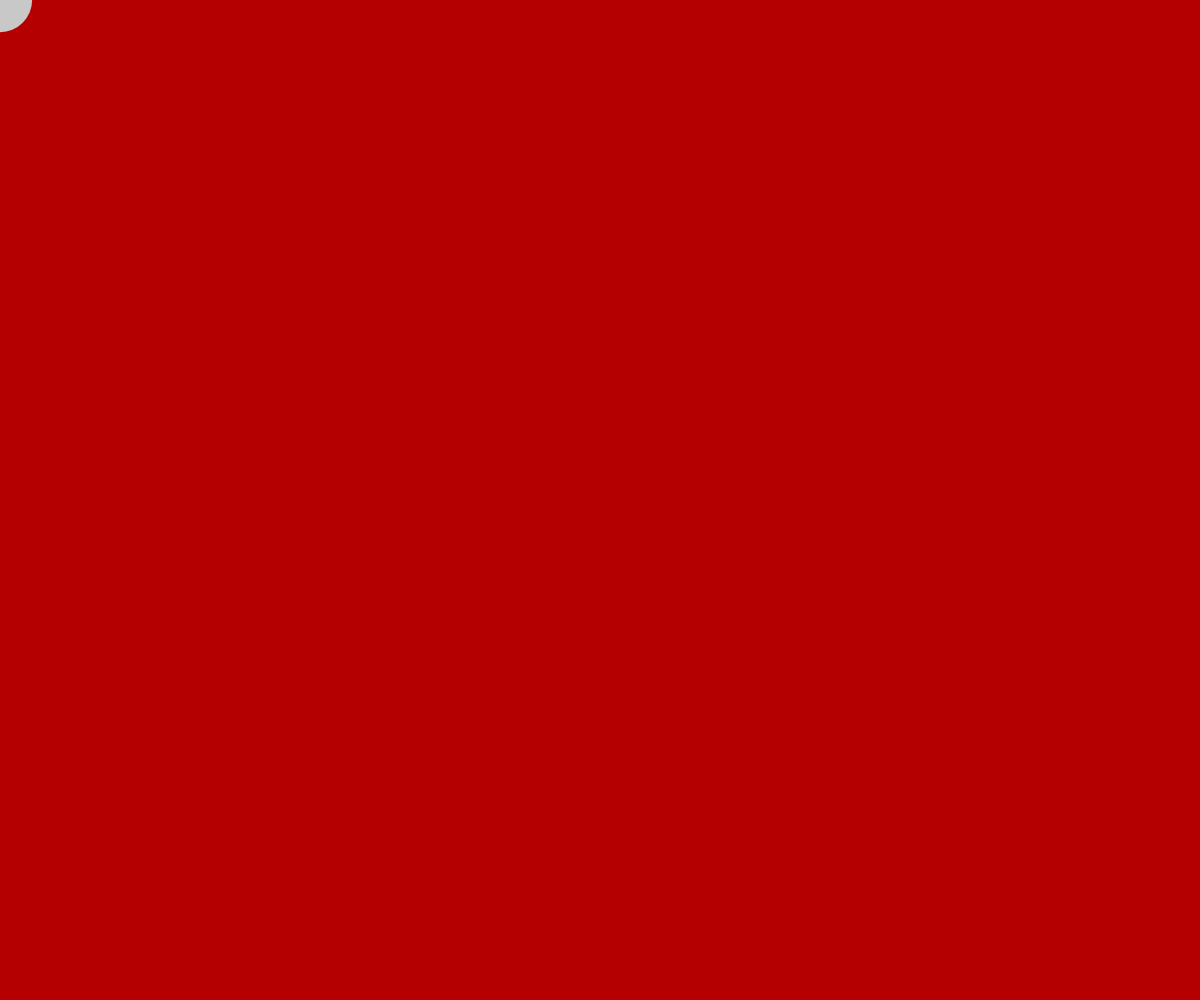
Frame 1 (no input)
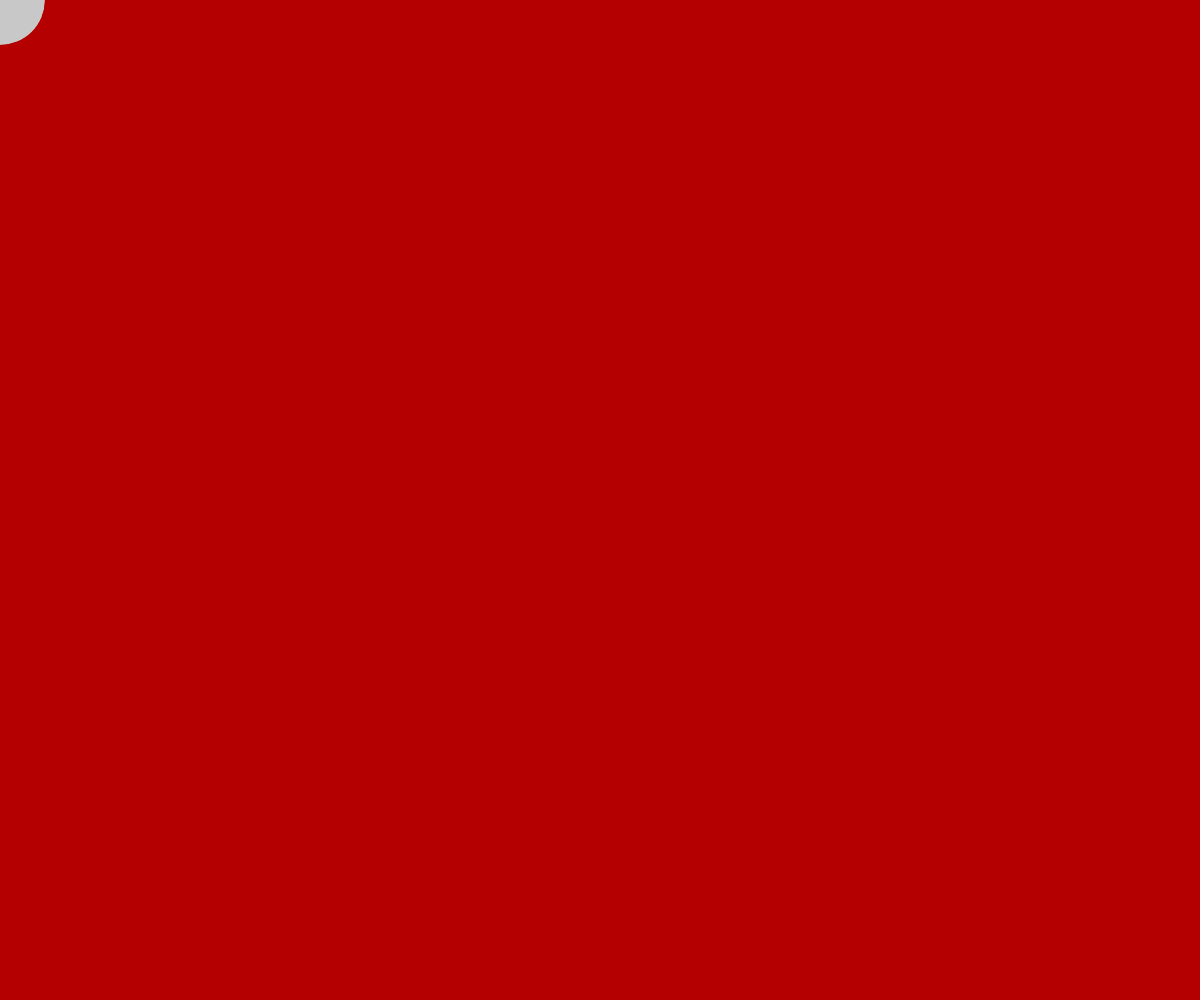
Frame 60 (no input)
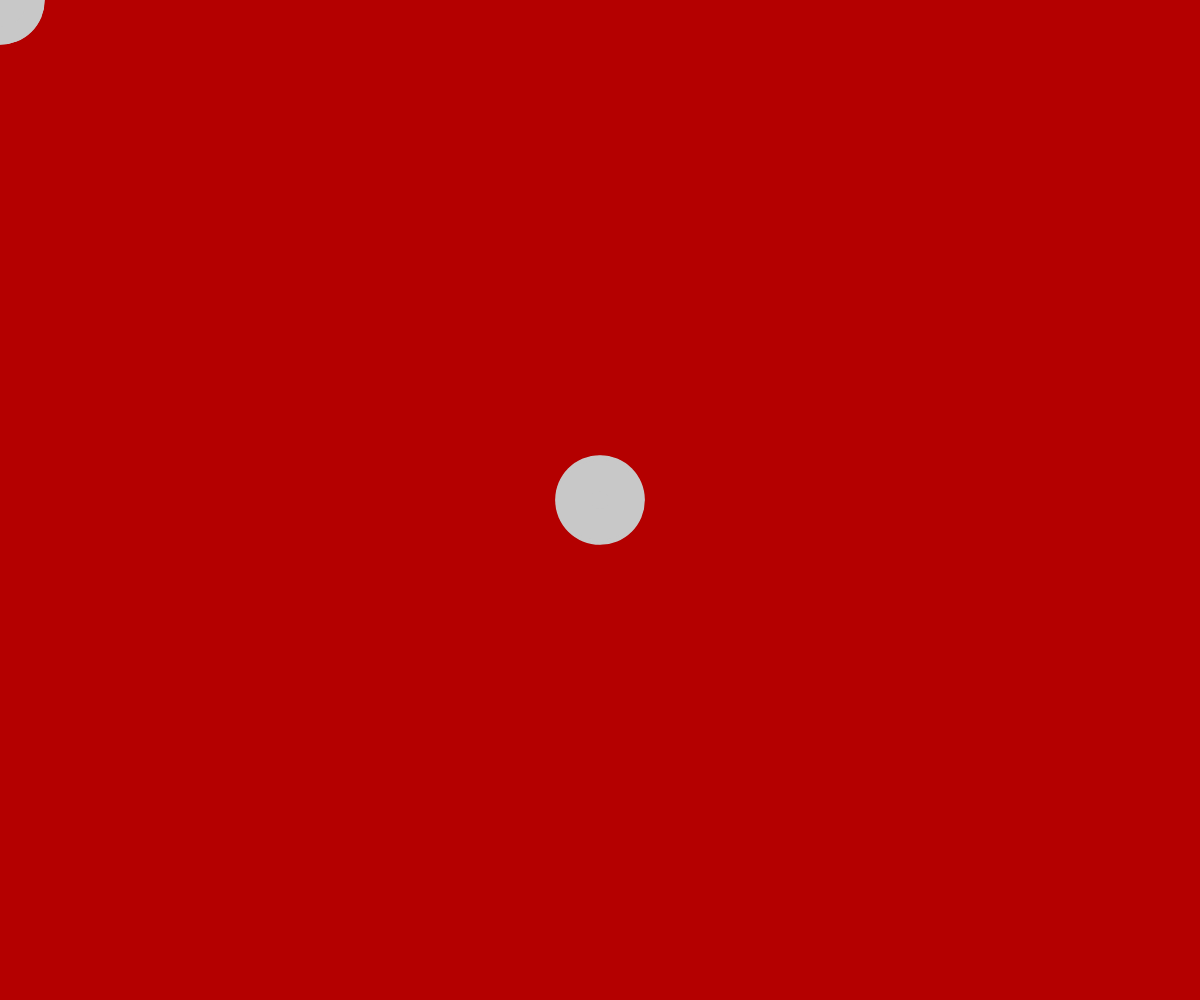
Frame 120 (the mouse pressed at the canvas centre since frame 60)

The p5.js sketch that drew these frames (run headless with seeded random() and noise() and a simulated clock; from frame 60 on, the mouse is pressed at the canvas centre):

// p5.js sketch
// ── sketch.js
var d;
function setup() {
  createCanvas(windowWidth, windowHeight);
  background(180,0,0);
 // los palitos paran lo que se esta haciendo frameRate(2)
} 

function draw() {
  d=random(10-100);
  noStroke();
  fill(200,200,200);
ellipse(mouseX,mouseY,d,d);
} 
